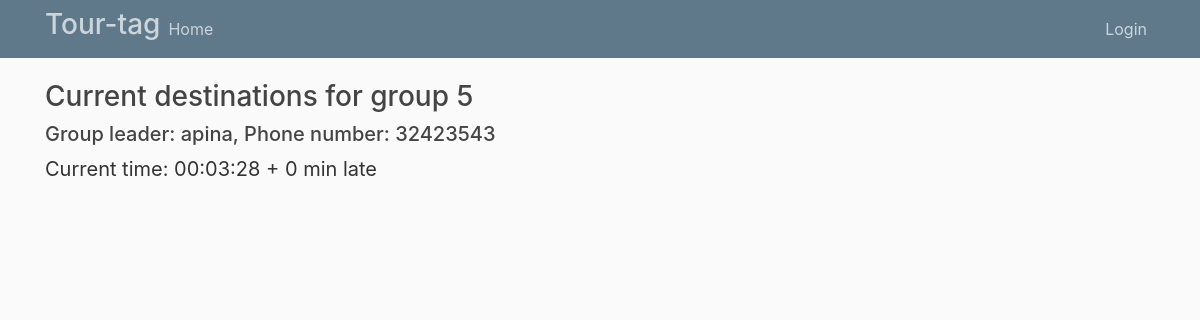
/, run on an earlier commit of the app's database.
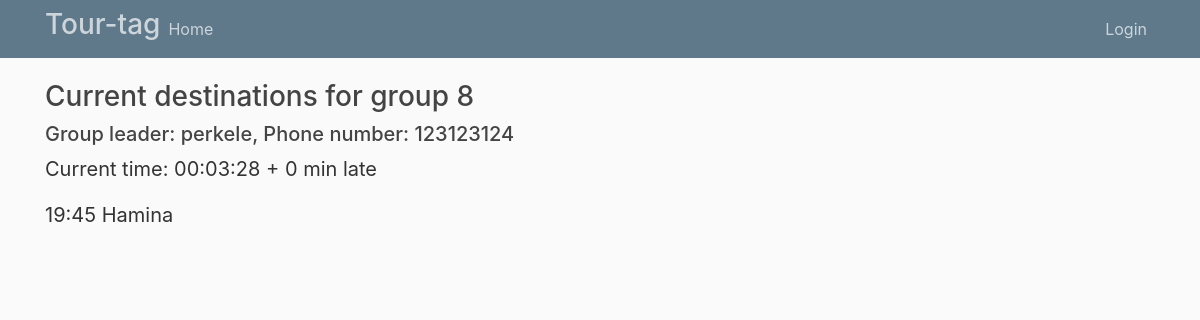
And on a later commit of the database.
### users/models.py (models this page shows)
class Group(models.Model):
    group_id = models.IntegerField()
    group_leader = models.CharField(max_length=100)
    phone_number = models.IntegerField()

class Routes(models.Model):
    departure = models.CharField(max_length=100)
    destination = models.CharField(max_length=100)
    arrivetime = models.CharField(max_length=100, blank=True, null=True)

### users/views.py (the view, shortened to what this page needs)
# urls.py: 2. Add a URL to urlpatterns:  path('', views.home, name='home')
def home(request):
    dests = Routes.objects.all()
    timer = Timer.objects.all()
    group = Group.objects.get(id='1')
    groupID = str(group.group_id)
    overtime = 0
    currentTime = datetime.now() + timedelta(hours=2)
    currentTime = currentTime.strftime('%H:%M:%S')
    tf = '%Y-%m-%d %H:%M'
    led.show([groupID], (255,0,0), (0,0,0))
    print(groupID)
    timer = Timer.objects.get(id='0')
    overtime = timer.currentOverTime
    keepDateTime = timer.savedTime
    if keepDateTime != 'empty':
        print(keepDateTime)
        timer = Timer(savedTime = keepDateTime, currentOverTime = overtime , id='0')
        timer.save()
        keepDateTime = datetime.strptime(keepDateTime, tf)
        overtime = datetime.utcnow() - keepDateTime
        overtime = int(overtime.total_seconds()/60)
    else:
        overtime = 0
        print("empty")
    return render(request, 'home.html',{'dests': dests, 'overtime':overtime, 'currentTime':currentTime, 'groupID':group.group_id, 'groupLeader':group.group_leader, 'phoneNumber':group.phone_number})

### users/led.py (called while the page is built)
    def show(self, lines, text_colour, back_colour, arrival_time=-1):
        if self.thread != None:
            self.on = False
            self.thread.join()
            self.on = True
            self.thread = threading.Thread(target=self.led_on, args=(lines, text_colour, back_colour, arrival_time))
            self.thread.start()
        else:
            self.thread = threading.Thread(target=self.led_on, args=(lines, text_colour, back_colour, arrival_time))
            self.thread.start()

### users/templates/home.html (shortened to what this page needs)
{% extends "base.html" %}
{% block content %}
    <h3>Current destinations for group {{groupID}}</h3>
    <h5>Group leader: {{groupLeader}}, Phone number: {{phoneNumber}} </h5>
    <p style="font-size:125%">Current time: {{currentTime}} + {{overtime}} min late </p>
    {% for dest in dests %}
        <form method="POST">
        <p style="font-size:125%">{{dest.arrivetime}} {{dest.destination}}
        </p>
        </form>
    {% endfor %}
{% endblock content %}

What changed in the data, as far as the page shows it:
changed Group: group_leader "apina" → "perkele"
added Routes: arrivetime "19:45", destination "Hamina"
Also different on the page:
{{ groupID }}: "5" → "8"
{{ phoneNumber }}: "32423543" → "123123124"
